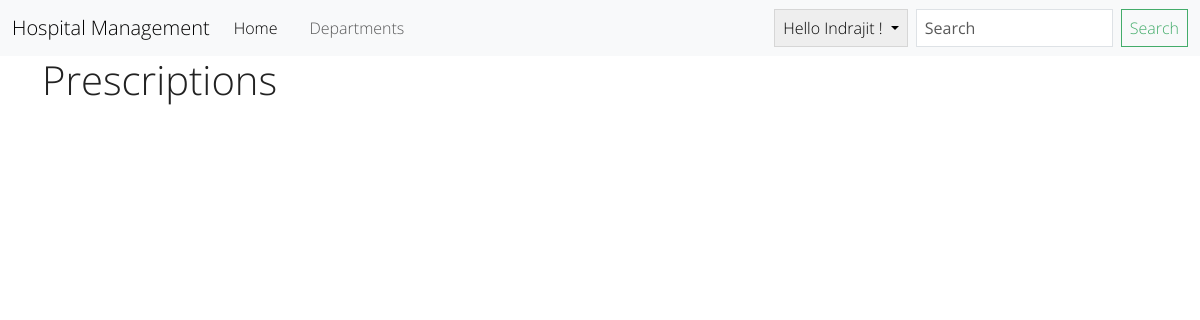
The app's page /prescriptions/ (signed in), older data.
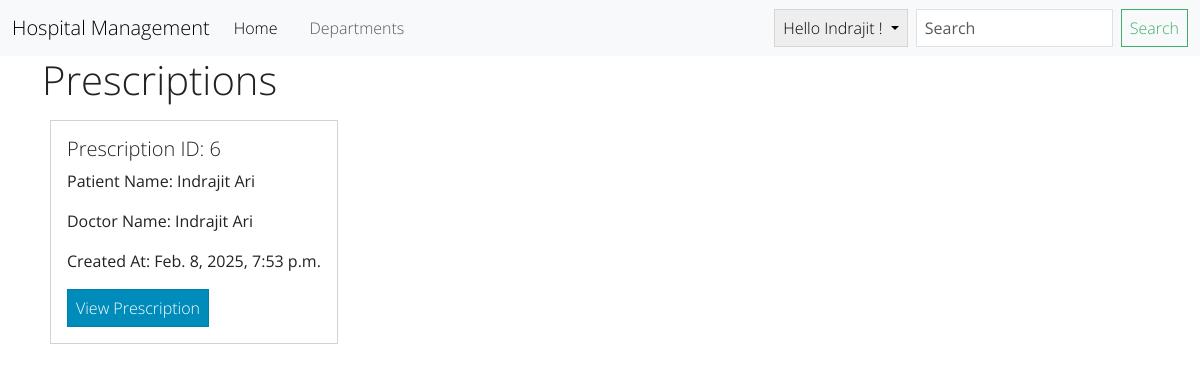
The same page, newer data.
### hospital/models.py (models this page shows, shortened)
class Prescription(models.Model):
    id = models.AutoField(primary_key=True)
    patient = models.ForeignKey(User, on_delete=models.CASCADE)
    doctor = models.ForeignKey(
        User, on_delete=models.CASCADE, related_name='doctor_prescriptions')
    hospital = models.ForeignKey(Hospital, on_delete=models.CASCADE)
    age = models.IntegerField()
    weight = models.FloatField(blank=True, null=True)
    content = models.TextField()
    medicines = models.ManyToManyField(Medicine, null=True)  # Link medicine
    created_at = models.DateTimeField(auto_now_add=True)
    class Meta:
        ordering = ["created_at"]

class User(AbstractUser):
    username = None
    first_name = models.CharField(max_length=20)
    last_name = models.CharField(max_length=50)
    email = models.EmailField(unique=True)
    hospital = models.ForeignKey(
        'Hospital', on_delete=models.SET_NULL, null=True, blank=True)
    department = models.ForeignKey(
        Department, on_delete=models.SET_NULL, null=True, blank=True)
    role = models.CharField(max_length=20, choices=[
        ('admin', 'Admin'),
        ('doctor', 'Doctor'),
        ('staff', 'Staff'),
        ('patient', 'Patient')
    ], default='patient')
    groups = models.ManyToManyField(
        Group, related_name="hospital_users", blank=True)
    user_permissions = models.ManyToManyField(
        Permission, related_name="hospital_users_permissions", blank=True)
    abha_id = models.CharField(max_length=15, blank=True, null=True)
    USERNAME_FIELD = 'email'
    REQUIRED_FIELDS = []
    objects = CustomUserManager()

### hospital_management/views.py (the view)
# urls.py: path("prescriptions/", views.get_prescriptions, name="patient_prescriptions"),
def get_prescriptions(request):
    prescriptions = Prescription.objects.filter(patient=request.user).order_by('-created_at').all()
    return render(request, 'prescriptions.html', {'prescriptions': prescriptions})

### templates/prescriptions.html (shortened to what this page needs)
{% extends "layout.html" %}
{% block content %}
<div class="container">
    <h1 class="ml-4">Prescriptions</h1>
    <div class="d-flex flex-wrap">
        {% for prescription in prescriptions %}
        <div class="card m-2" style="width: 18rem;">
            <div class="card-body">
                <h5 class="card-title">Prescription ID: {{ prescription.id }}</h5>
                <p class="card-text">Patient Name: {{ prescription.patient.first_name  }} {{prescription.patient.last_name}}</p>
                <p class="card-text">Doctor Name: {{ prescription.doctor.first_name }} {{prescription.doctor.last_name}}</p>
                <p class="card-text">Created At: {{ prescription.created_at }}</p>
                <a href="{% url 'show_prescription' prescription.id %}" class="btn btn-primary">View Prescription</a>
            </div>
        </div>
        {% endfor %}
    </div>
</div>
{% endblock content %}

Row changes from the older to the newer data that the page shows:
added Prescription: id "6", patient.first_name "Indrajit", patient.last_name "Ari", doctor.first_name "Indrajit", doctor.last_name "Ari", created_at "Feb. 8, 2025, 7:53 p.m."
